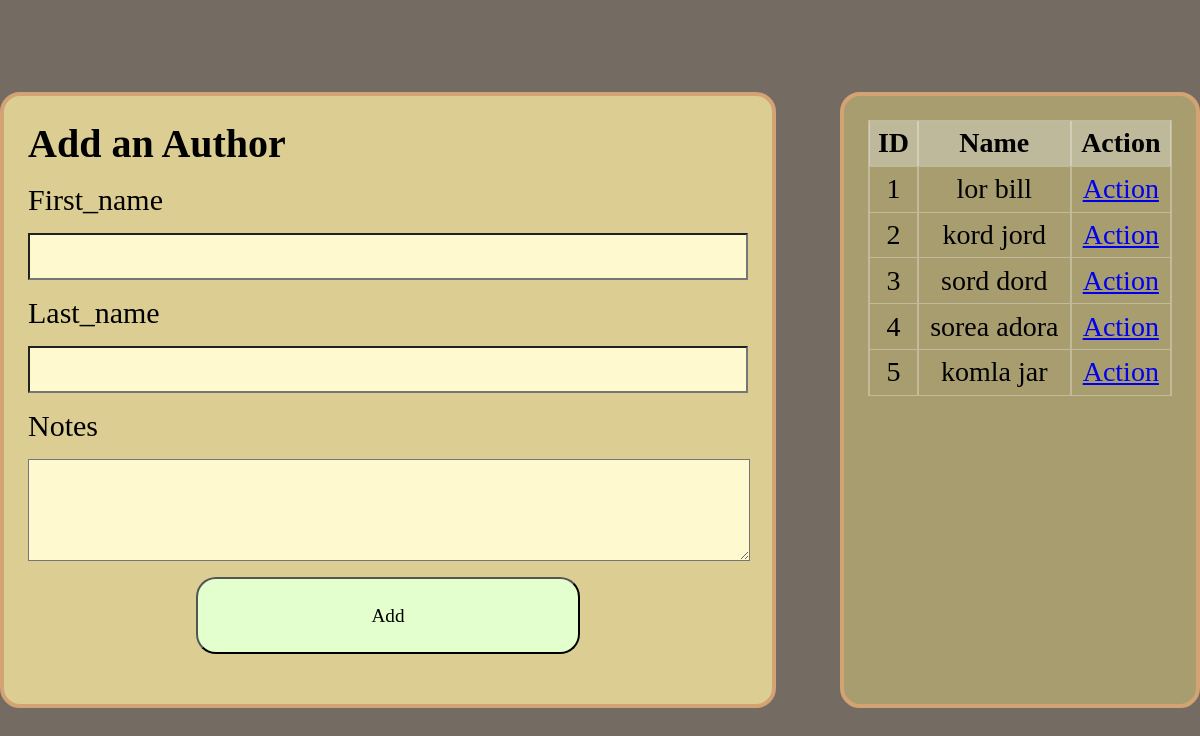
The app's page /authors with its own data.
### BOAU/models.py (models this page shows)
class Author(models.Model):
    first_name = models.CharField(max_length=255)
    last_name = models.CharField(max_length=255)
    text = models.TextField(null=True)
    the_book = models.ManyToManyField(Book,related_name="authors")

### BOAU/views.py (the view)
# urls.py: path('authors', views.newauthor),
def newauthor(request):
    the_author = show_authors()
    return render(request, "addauthor.html",{'the_author':the_author})

### BOAU/models.py (called while the page is built)
def show_authors():
    return Author.objects.all()

### BOAU/templates/addauthor.html (shortened to what this page needs)
<!DOCTYPE html>
{% load static %}
<html lang="en">
    <head>
        <link rel="stylesheet" type="text/css" href="{% static  'style2.css' %}">
    </head>
    <body>
        <main>
            <h1>Add an Author</h1>
            <form action="addauthor" method="post">
                <label for="first_name">First_name</label>
                <input type="text" name="first_name" required>
                <label for="last_name">Last_name</label>
                <input type="text" name="last_name" required>
                <label for="note">Notes</label>
                <textarea name="text"></textarea>
                <button type="submit">Add</button>
            </form>
        </main>
        <div>
            <table>
                <tr>
                    <th><p>ID</p></td>
                    <th><p>Name</p></td>
                    <th><p>Action</p></td>
                </tr>
                    {% for author in the_author %}
                    <tr>
                        <td><p> {{ author.id }} </p></td>
                        <td><p>{{ author.first_name }} {{ author.last_name }}</p> </td>
                        <td><a href="result/author/{{ author.id }}">Action</a></td>
                    </tr>
                    {% endfor  %}
            </table>
        </div>
    </body>
</html>

### BOAU/static/style2.css (style rules this page uses)
* { margin: 0; padding: 0; font-family: cursive; }
body { display: flex; min-height: 100vh; justify-content: center; align-items: center; gap: 4em; font-family: 'Times New Roman', serif; }
body { background-color: #746c62; }
a,p { font-size: 28px; }
textarea { max-width: 720px; min-width: 720px; min-height: 100px; max-height: 100px; font-size: 24px; background-color: #fff9cf; }
table, th, td { border: 2px solid rgb(255, 255, 255,0.3); border-top: 1px solid rgb(255, 255, 255,0.3) ; border-bottom: 1px solid rgb(255, 255, 255,0.3) ; border-collapse: collapse; }
tr:first-child { background-color: rgb(240, 248, 255,0.3); }
div,main { border: 4px solid #d4a373; background-color: #dcce92; padding: 1.5em; border-radius: 20px; width: 45em; height: 35em; }
td,th { text-align: center; padding: 0.4em; }
div { background-color: #a79d6f; }
main ,form,div { gap: 1em; display: flex; flex-direction: column; }
button { align-self: center; font-size: larger; width: 20em; height: 4em; border-radius:20px ; background-color: #e2ffcd; }
input { background-color: #fff9cf; font-size: 24px; height: 1.8em; }
label { font-size: 30px; }
h1 { font-size: 40px; }

### records on screen
Author: id "1", first_name "lor", last_name "bill"
Author: id "2", first_name "kord", last_name "jord"
Author: id "3", first_name "sord", last_name "dord"
Author: id "4", first_name "sorea", last_name "adora"
Author: id "5", first_name "komla", last_name "jar"
